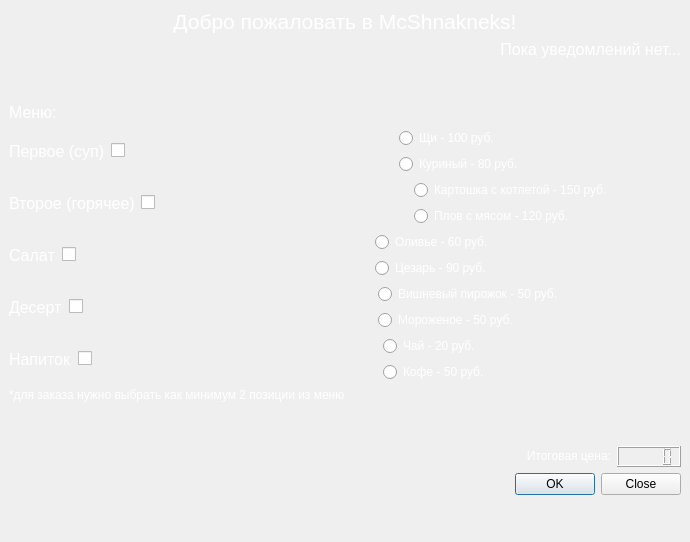
<?xml version="1.0" encoding="UTF-8"?>
<ui version="4.0">
 <class>McShnakneks</class>
 <widget class="QMainWindow" name="McShnakneks">
  <property name="geometry">
   <rect>
    <x>0</x>
    <y>0</y>
    <width>690</width>
    <height>542</height>
   </rect>
  </property>
  <property name="windowTitle">
   <string>McSnhakneks</string>
  </property>
  <property name="styleSheet">
   <string notr="true">* {
	color: white;
}

#centralwidget {
	background-image: url('C:/Code/interface_py/Задание 5. Заказ бизнес-ланча/img/fon_sploshnoj_fioletovyj_65808_300x168.jpg');
	background-repeat: no-repeat;
	background-position: center center;
	background-size: cover;
}</string>
  </property>
  <widget class="QWidget" name="centralwidget">
   <layout class="QVBoxLayout" name="verticalLayout_7">
    <item>
     <widget class="QLabel" name="label">
      <property name="sizePolicy">
       <sizepolicy hsizetype="Preferred" vsizetype="Maximum">
        <horstretch>0</horstretch>
        <verstretch>0</verstretch>
       </sizepolicy>
      </property>
      <property name="font">
       <font>
        <pointsize>16</pointsize>
       </font>
      </property>
      <property name="autoFillBackground">
       <bool>false</bool>
      </property>
      <property name="text">
       <string>Добро пожаловать в McShnakneks!</string>
      </property>
      <property name="alignment">
       <set>Qt::AlignCenter</set>
      </property>
     </widget>
    </item>
    <item>
     <widget class="QLabel" name="label_8">
      <property name="sizePolicy">
       <sizepolicy hsizetype="Preferred" vsizetype="Maximum">
        <horstretch>0</horstretch>
        <verstretch>0</verstretch>
       </sizepolicy>
      </property>
      <property name="font">
       <font>
        <pointsize>12</pointsize>
       </font>
      </property>
      <property name="text">
       <string>Пока уведомлений нет...</string>
      </property>
      <property name="alignment">
       <set>Qt::AlignRight|Qt::AlignTrailing|Qt::AlignVCenter</set>
      </property>
     </widget>
    </item>
    <item>
     <spacer name="verticalSpacer_2">
      <property name="orientation">
       <enum>Qt::Vertical</enum>
      </property>
      <property name="sizeHint" stdset="0">
       <size>
        <width>20</width>
        <height>40</height>
       </size>
      </property>
     </spacer>
    </item>
    <item>
     <widget class="QLabel" name="label_9">
      <property name="sizePolicy">
       <sizepolicy hsizetype="Preferred" vsizetype="Maximum">
        <horstretch>0</horstretch>
        <verstretch>0</verstretch>
       </sizepolicy>
      </property>
      <property name="font">
       <font>
        <pointsize>12</pointsize>
       </font>
      </property>
      <property name="text">
       <string>Меню:</string>
      </property>
     </widget>
    </item>
    <item>
     <layout class="QVBoxLayout" name="verticalLayout_2">
      <item>
       <layout class="QHBoxLayout" name="horizontalLayout_7">
        <item>
         <layout class="QHBoxLayout" name="horizontalLayout_8">
          <item>
           <widget class="QLabel" name="label_5">
            <property name="sizePolicy">
             <sizepolicy hsizetype="Maximum" vsizetype="Preferred">
              <horstretch>0</horstretch>
              <verstretch>0</verstretch>
             </sizepolicy>
            </property>
            <property name="font">
             <font>
              <pointsize>12</pointsize>
             </font>
            </property>
            <property name="text">
             <string>Первое (суп)</string>
            </property>
           </widget>
          </item>
          <item>
           <widget class="QCheckBox" name="soup">
            <property name="text">
             <string/>
            </property>
           </widget>
          </item>
          <item>
           <layout class="QVBoxLayout" name="verticalLayout_5">
            <item>
             <widget class="QRadioButton" name="cabbage">
              <property name="text">
               <string>Щи - 100 руб.</string>
              </property>
              <attribute name="buttonGroup">
               <string notr="true">pervoe</string>
              </attribute>
             </widget>
            </item>
            <item>
             <widget class="QRadioButton" name="chicken">
              <property name="text">
               <string>Куриный - 80 руб.</string>
              </property>
              <attribute name="buttonGroup">
               <string notr="true">pervoe</string>
              </attribute>
             </widget>
            </item>
           </layout>
          </item>
         </layout>
        </item>
       </layout>
      </item>
      <item>
       <layout class="QHBoxLayout" name="horizontalLayout_9">
        <item>
         <layout class="QHBoxLayout" name="horizontalLayout_10">
          <item>
           <widget class="QLabel" name="label_6">
            <property name="sizePolicy">
             <sizepolicy hsizetype="Maximum" vsizetype="Preferred">
              <horstretch>0</horstretch>
              <verstretch>0</verstretch>
             </sizepolicy>
            </property>
            <property name="font">
             <font>
              <pointsize>12</pointsize>
             </font>
            </property>
            <property name="text">
             <string>Второе (горячее)</string>
            </property>
           </widget>
          </item>
          <item>
           <widget class="QCheckBox" name="hot">
            <property name="text">
             <string/>
            </property>
           </widget>
          </item>
          <item>
           <layout class="QVBoxLayout" name="verticalLayout_6">
            <item>
             <widget class="QRadioButton" name="potato">
              <property name="text">
               <string>Картошка с котлетой - 150 руб.</string>
              </property>
              <attribute name="buttonGroup">
               <string notr="true">vtoroe</string>
              </attribute>
             </widget>
            </item>
            <item>
             <widget class="QRadioButton" name="pilaf">
              <property name="text">
               <string>Плов с мясом - 120 руб.</string>
              </property>
              <attribute name="buttonGroup">
               <string notr="true">vtoroe</string>
              </attribute>
             </widget>
            </item>
           </layout>
          </item>
         </layout>
        </item>
       </layout>
      </item>
      <item>
       <layout class="QHBoxLayout" name="horizontalLayout_5">
        <item>
         <layout class="QHBoxLayout" name="horizontalLayout_6">
          <item>
           <widget class="QLabel" name="label_4">
            <property name="sizePolicy">
             <sizepolicy hsizetype="Maximum" vsizetype="Preferred">
              <horstretch>0</horstretch>
              <verstretch>0</verstretch>
             </sizepolicy>
            </property>
            <property name="font">
             <font>
              <pointsize>12</pointsize>
             </font>
            </property>
            <property name="text">
             <string>Салат</string>
            </property>
           </widget>
          </item>
          <item>
           <widget class="QCheckBox" name="salad">
            <property name="text">
             <string/>
            </property>
           </widget>
          </item>
          <item>
           <layout class="QVBoxLayout" name="verticalLayout_4">
            <item>
             <widget class="QRadioButton" name="olivie">
              <property name="text">
               <string>Оливье - 60 руб.</string>
              </property>
              <attribute name="buttonGroup">
               <string notr="true">salat</string>
              </attribute>
             </widget>
            </item>
            <item>
             <widget class="QRadioButton" name="cezar">
              <property name="text">
               <string>Цезарь - 90 руб.</string>
              </property>
              <attribute name="buttonGroup">
               <string notr="true">salat</string>
              </attribute>
             </widget>
            </item>
           </layout>
          </item>
         </layout>
        </item>
       </layout>
      </item>
      <item>
       <layout class="QHBoxLayout" name="horizontalLayout_3">
        <item>
         <layout class="QHBoxLayout" name="horizontalLayout_4">
          <item>
           <widget class="QLabel" name="label_3">
            <property name="sizePolicy">
             <sizepolicy hsizetype="Maximum" vsizetype="Preferred">
              <horstretch>0</horstretch>
              <verstretch>0</verstretch>
             </sizepolicy>
            </property>
            <property name="font">
             <font>
              <pointsize>12</pointsize>
             </font>
            </property>
            <property name="text">
             <string>Десерт</string>
            </property>
           </widget>
          </item>
          <item>
           <widget class="QCheckBox" name="desert_2">
            <property name="text">
             <string/>
            </property>
           </widget>
          </item>
          <item>
           <layout class="QVBoxLayout" name="verticalLayout_3">
            <item>
             <widget class="QRadioButton" name="pie">
              <property name="text">
               <string>Вишневый пирожок - 50 руб.</string>
              </property>
              <attribute name="buttonGroup">
               <string notr="true">desert</string>
              </attribute>
             </widget>
            </item>
            <item>
             <widget class="QRadioButton" name="icecream">
              <property name="text">
               <string>Мороженое - 50 руб.</string>
              </property>
              <attribute name="buttonGroup">
               <string notr="true">desert</string>
              </attribute>
             </widget>
            </item>
           </layout>
          </item>
         </layout>
        </item>
       </layout>
      </item>
      <item>
       <layout class="QHBoxLayout" name="horizontalLayout_2">
        <item>
         <layout class="QHBoxLayout" name="horizontalLayout">
          <item>
           <widget class="QLabel" name="label_2">
            <property name="sizePolicy">
             <sizepolicy hsizetype="Maximum" vsizetype="Preferred">
              <horstretch>0</horstretch>
              <verstretch>0</verstretch>
             </sizepolicy>
            </property>
            <property name="font">
             <font>
              <pointsize>12</pointsize>
             </font>
            </property>
            <property name="text">
             <string>Напиток</string>
            </property>
           </widget>
          </item>
          <item>
           <widget class="QCheckBox" name="drink">
            <property name="text">
             <string/>
            </property>
           </widget>
          </item>
          <item>
           <layout class="QVBoxLayout" name="verticalLayout">
            <item>
             <widget class="QRadioButton" name="tea">
              <property name="text">
               <string>Чай - 20 руб.</string>
              </property>
              <attribute name="buttonGroup">
               <string notr="true">napitok</string>
              </attribute>
             </widget>
            </item>
            <item>
             <widget class="QRadioButton" name="cofe">
              <property name="text">
               <string>Кофе - 50 руб.</string>
              </property>
              <attribute name="buttonGroup">
               <string notr="true">napitok</string>
              </attribute>
             </widget>
            </item>
           </layout>
          </item>
         </layout>
        </item>
       </layout>
      </item>
      <item>
       <widget class="QLabel" name="label_7">
        <property name="sizePolicy">
         <sizepolicy hsizetype="Preferred" vsizetype="Maximum">
          <horstretch>0</horstretch>
          <verstretch>0</verstretch>
         </sizepolicy>
        </property>
        <property name="text">
         <string>*для заказа нужно выбрать как минимум 2 позиции из меню</string>
        </property>
       </widget>
      </item>
     </layout>
    </item>
    <item>
     <spacer name="verticalSpacer">
      <property name="orientation">
       <enum>Qt::Vertical</enum>
      </property>
      <property name="sizeHint" stdset="0">
       <size>
        <width>20</width>
        <height>40</height>
       </size>
      </property>
     </spacer>
    </item>
    <item>
     <layout class="QHBoxLayout" name="horizontalLayout_11">
      <property name="spacing">
       <number>6</number>
      </property>
      <property name="sizeConstraint">
       <enum>QLayout::SetMaximumSize</enum>
      </property>
      <item>
       <widget class="QLabel" name="label_10">
        <property name="sizePolicy">
         <sizepolicy hsizetype="Preferred" vsizetype="Maximum">
          <horstretch>0</horstretch>
          <verstretch>0</verstretch>
         </sizepolicy>
        </property>
        <property name="text">
         <string>Итоговая цена:</string>
        </property>
        <property name="alignment">
         <set>Qt::AlignRight|Qt::AlignTrailing|Qt::AlignVCenter</set>
        </property>
       </widget>
      </item>
      <item>
       <widget class="QLCDNumber" name="price">
        <property name="sizePolicy">
         <sizepolicy hsizetype="Maximum" vsizetype="Maximum">
          <horstretch>0</horstretch>
          <verstretch>0</verstretch>
         </sizepolicy>
        </property>
       </widget>
      </item>
     </layout>
    </item>
    <item>
     <widget class="QDialogButtonBox" name="buttonBox">
      <property name="styleSheet">
       <string notr="true">color: black;</string>
      </property>
      <property name="orientation">
       <enum>Qt::Horizontal</enum>
      </property>
      <property name="standardButtons">
       <set>QDialogButtonBox::Close|QDialogButtonBox::Ok</set>
      </property>
      <property name="centerButtons">
       <bool>false</bool>
      </property>
     </widget>
    </item>
    <item>
     <spacer name="verticalSpacer_3">
      <property name="orientation">
       <enum>Qt::Vertical</enum>
      </property>
      <property name="sizeHint" stdset="0">
       <size>
        <width>20</width>
        <height>40</height>
       </size>
      </property>
     </spacer>
    </item>
   </layout>
  </widget>
 </widget>
 <resources/>
 <connections/>
 <buttongroups>
  <buttongroup name="salat"/>
  <buttongroup name="pervoe"/>
  <buttongroup name="napitok"/>
  <buttongroup name="vtoroe"/>
  <buttongroup name="desert"/>
 </buttongroups>
</ui>
